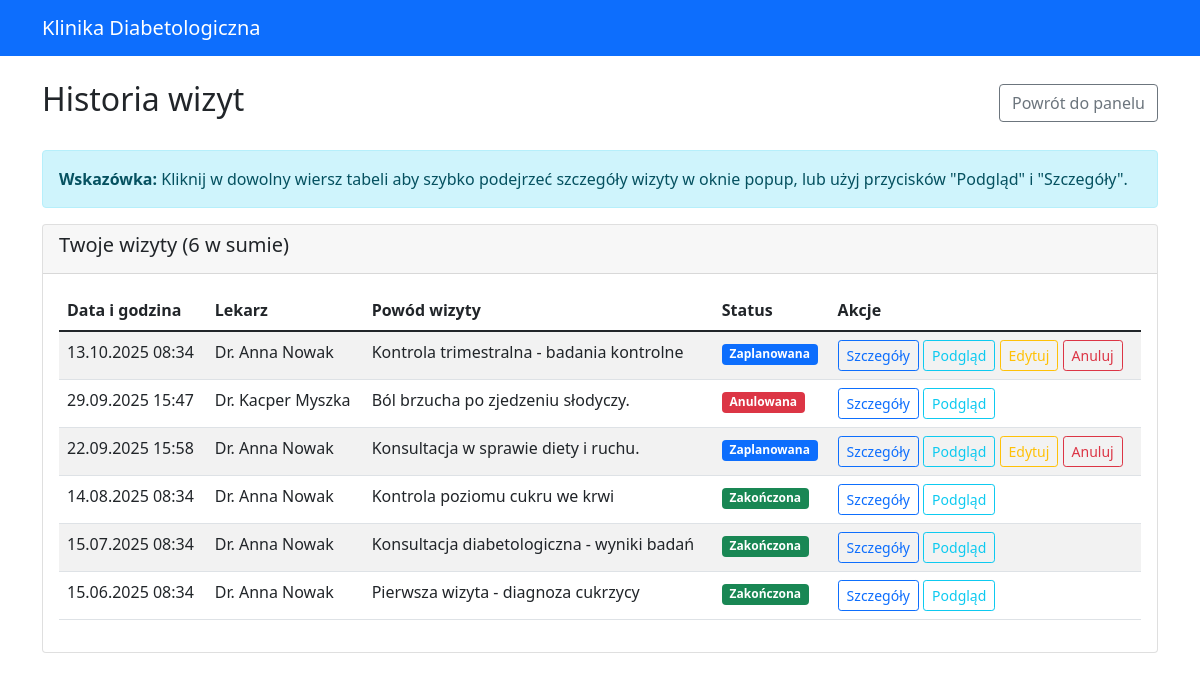
The app's page /appointments/history/ (signed in) with its own data.
### appointments/models.py (models this page shows, shortened)
class Appointment(models.Model):
    STATUS_CHOICES = [
        ('scheduled', 'Zaplanowana'),
        ('completed', 'Zakończona'),
        ('cancelled', 'Anulowana'),
        ('no_show', 'Niestawiennictwo'),
    ]
    patient = models.ForeignKey(Patient, on_delete=models.CASCADE, related_name='appointments')
    doctor = models.ForeignKey(Doctor, on_delete=models.CASCADE, related_name='appointments')
    appointment_date = models.DateTimeField()
    status = models.CharField(max_length=15, choices=STATUS_CHOICES, default='scheduled')
    reason = models.CharField(max_length=200, help_text="Powód wizyty")
    notes = models.TextField(blank=True, help_text="Notatki z wizyty")
    duration_minutes = models.PositiveIntegerField(default=30)
    created_at = models.DateTimeField(auto_now_add=True)
    updated_at = models.DateTimeField(auto_now=True)
    class Meta:
        ordering = ['-appointment_date']
        verbose_name = "Wizyta"
        verbose_name_plural = "Wizyty"

### doctors/models.py (models this page shows, shortened)
class Doctor(models.Model):
    user = models.OneToOneField(settings.AUTH_USER_MODEL, on_delete=models.CASCADE, related_name='doctor_profile')
    license_number = models.CharField(max_length=20, unique=True)
    specialization = models.CharField(
        max_length=50,
        choices=[
            ('endocrinologist', 'Endokrynolog'),
            ('diabetologist', 'Diabetolog'),
            ('internal_medicine', 'Internista'),
            ('family_medicine', 'Lekarz rodzinny'),
        ]
    )
    years_of_experience = models.PositiveIntegerField()
    office_address = models.TextField()
    consultation_fee = models.DecimalField(max_digits=6, decimal_places=2)
    working_hours_start = models.TimeField()
    working_hours_end = models.TimeField()
    working_days = models.CharField(
        max_length=20,
        choices=[
            ('mon-fri', 'Poniedziałek-Piątek'),
            ('mon-sat', 'Poniedziałek-Sobota'),
            ('tue-thu', 'Wtorek-Czwartek'),
        ],
        default='mon-fri'
    )
    education = models.TextField()
    certifications = models.TextField(blank=True)
    bio = models.TextField(blank=True)
    is_accepting_patients = models.BooleanField(default=True)
    created_at = models.DateTimeField(auto_now_add=True)
    updated_at = models.DateTimeField(auto_now=True)
    class Meta:
        verbose_name = "Lekarz"
        verbose_name_plural = "Lekarze"

### authentication/models.py (models this page shows, shortened)
class User(AbstractUser):
    USER_TYPE_CHOICES = (
        ('patient', 'Pacjent'),
        ('doctor', 'Lekarz'),
    )
    user_type = models.CharField(
        max_length=10,
        choices=USER_TYPE_CHOICES,
        default='patient'
    )
    phone_number = models.CharField(max_length=15, blank=True)
    def is_patient(self):
        return self.user_type == 'patient'

### appointments/views.py (the view)
# urls.py: path('history/', views.patient_appointment_history, name='patient_history'),
@login_required
def patient_appointment_history(request):
    if not request.user.is_patient():
        return redirect('authentication:login')
    patient = request.user.patient_profile
    appointments = Appointment.objects.filter(patient=patient).order_by('-appointment_date')
    paginator = Paginator(appointments, 10)
    page_number = request.GET.get('page')
    page_obj = paginator.get_page(page_number)
    context = {
        'appointments': page_obj,
        'patient': patient,
        'now': timezone.now(),
    }
    return render(request, 'appointments/patient_history.html', context)

### appointments/templates/appointments/patient_history.html (shortened to what this page needs)
{% extends 'authentication/base.html' %}
{% block content %}
<div class="row">
    <div class="col-md-12">
        <div class="d-flex justify-content-between align-items-center mb-4">
            <h2>Historia wizyt</h2>
            <a href="{% url 'patients:dashboard' %}" class="btn btn-outline-secondary">Powrót do panelu</a>
        </div>
        {% if appointments %}
            <div class="alert alert-info mb-3">
                <strong>Wskazówka:</strong> Kliknij w dowolny wiersz tabeli aby szybko podejrzeć szczegóły wizyty w oknie popup, lub użyj przycisków "Podgląd" i "Szczegóły".
            </div>
            <div class="card">
                <div class="card-header">
                    <h5>Twoje wizyty ({{ appointments.paginator.count }} w sumie)</h5>
                </div>
                <div class="card-body">
                    <div class="table-responsive">
                        <table class="table table-striped">
                            <thead>
                                <tr>
                                    <th>Data i godzina</th>
                                    <th>Lekarz</th>
                                    <th>Powód wizyty</th>
                                    <th>Status</th>
                                    <th>Akcje</th>
                                </tr>
                            </thead>
                            <tbody>
                                {% for appointment in appointments %}
                                <tr class="appointment-row" style="cursor: pointer;"
                                    onclick="showAppointmentModal({{ appointment.id }}, '{{ appointment.appointment_date|date:"d.m.Y H:i" }}', 'Dr. {{ appointment.doctor.user.first_name }} {{ appointment.doctor.user.last_name }}', '{{ appointment.reason }}', '{{ appointment.get_status_display }}', '{{ appointment.status }}')">
                                    <td>{{ appointment.appointment_date|date:"d.m.Y H:i" }}</td>
                                    <td>Dr. {{ appointment.doctor.user.first_name }} {{ appointment.doctor.user.last_name }}</td>
                                    <td>{{ appointment.reason }}</td>
                                    <td>
                                        {% if appointment.status == 'scheduled' %}
                                            <span class="badge bg-primary">{{ appointment.get_status_display }}</span>
                                        {% elif appointment.status == 'completed' %}
                                            <span class="badge bg-success">{{ appointment.get_status_display }}</span>
                                        {% elif appointment.status == 'cancelled' %}
                                            <span class="badge bg-danger">{{ appointment.get_status_display }}</span>
                                        {% else %}
                                            <span class="badge bg-warning">{{ appointment.get_status_display }}</span>
                                        {% endif %}
                                    </td>
                                    <td>
                                        <a href="{% url 'appointments:detail' appointment.id %}" class="btn btn-sm btn-outline-primary" onclick="event.stopPropagation();">Szczegóły</a>
                                        <button class="btn btn-sm btn-outline-info" onclick="event.stopPropagation(); showAppointmentModal({{ appointment.id }}, '{{ appointment.appointment_date|date:"d.m.Y H:i" }}', 'Dr. {{ appointment.doctor.user.first_name }} {{ appointment.doctor.user.last_name }}', '{{ appointment.reason }}', '{{ appointment.get_status_display }}', '{{ appointment.status }}')">Podgląd</button>
                                        {% if appointment.status == 'scheduled' and appointment.appointment_date > now %}
                                            <a href="{% url 'appointments:edit_appointment' appointment.id %}" class="btn btn-sm btn-outline-warning" onclick="event.stopPropagation();">
                                                 Edytuj
                                            </a>
                                            <a href="{% url 'appointments:cancel_appointment' appointment.id %}" class="btn btn-sm btn-outline-danger" onclick="event.stopPropagation();">
                                                 Anuluj
                                            </a>
                                        {% endif %}
                                    </td>
                                </tr>
                                {% endfor %}
                            </tbody>
                        </table>
                    </div>
                </div>
            </div>
        {% else %}
            <div class="alert alert-info">
                <h4>Brak wizyt</h4>
                <p>Nie masz jeszcze żadnych wizyt w systemie.</p>
                <a href="#" class="btn btn-primary">Umów pierwszą wizytę</a>
            </div>
        {% endif %}
    </div>
</div>
{% endblock %}

### records on screen
Appointment: appointment_date "13.10.2025 08:34", doctor.user.first_name "Anna", doctor.user.last_name "Nowak", reason "Kontrola trimestralna - badania kontrolne", status "Zaplanowana", shows "Edytuj"
Appointment: appointment_date "29.09.2025 15:47", doctor.user.first_name "Kacper", doctor.user.last_name "Myszka", reason "Ból brzucha po zjedzeniu słodyczy.", status "Anulowana"
Appointment: appointment_date "22.09.2025 15:58", doctor.user.first_name "Anna", doctor.user.last_name "Nowak", reason "Konsultacja w sprawie diety i ruchu.", status "Zaplanowana", shows "Edytuj"
Appointment: appointment_date "14.08.2025 08:34", doctor.user.first_name "Anna", doctor.user.last_name "Nowak", reason "Kontrola poziomu cukru we krwi", status "Zakończona"
Appointment: appointment_date "15.07.2025 08:34", doctor.user.first_name "Anna", doctor.user.last_name "Nowak", reason "Konsultacja diabetologiczna - wyniki badań", status "Zakończona"
Appointment: appointment_date "15.06.2025 08:34", doctor.user.first_name "Anna", doctor.user.last_name "Nowak", reason "Pierwsza wizyta - diagnoza cukrzycy", status "Zakończona"

### other values on screen
{{ appointments.paginator.count }} "6"
